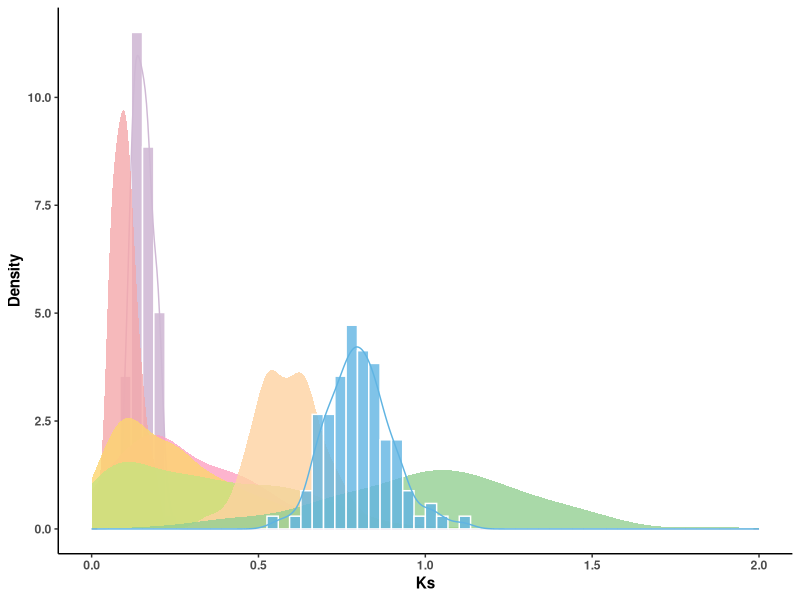
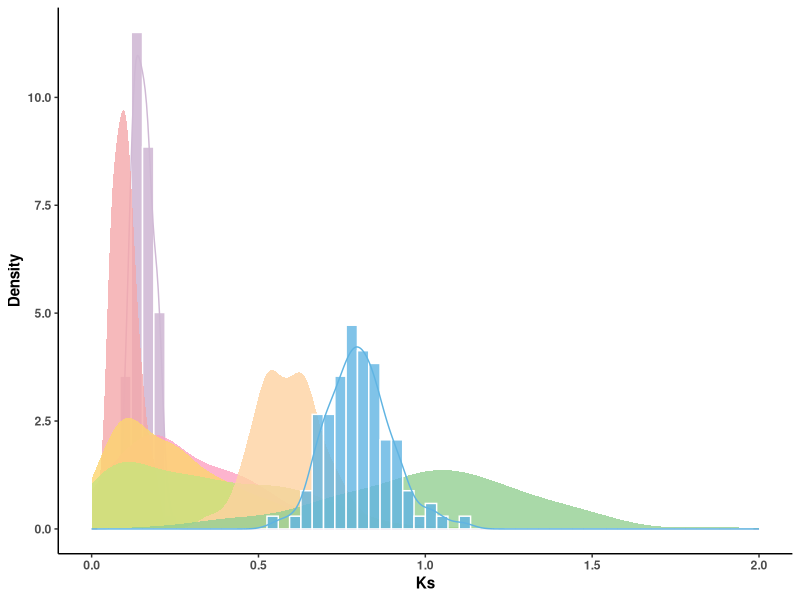

These figures' R source, in order:
# =============================================================================
# 同义替换率Ks密度直方图
# organized：线性脚本 + 中文分节；路径相对本条目目录
# =============================================================================
# =============================================================================


script_dir <- tryCatch(
  dirname(normalizePath(sys.frame(1)$ofile)),
  error = function(e) {
    args <- commandArgs(trailingOnly = FALSE)
    file_arg <- grep("^--file=", args, value = TRUE)
    if (length(file_arg)) dirname(normalizePath(sub("^--file=", "", file_arg))) else normalizePath(getwd())
  }
)
root <- if (basename(script_dir) == "code") dirname(script_dir) else script_dir
# 数据路径：file.path(root, "data", ...)
out_dir <- file.path(root, "output", "figures")
dir.create(out_dir, recursive = TRUE, showWarnings = FALSE)

# 载入R包：
library(ggplot2)

suppressPackageStartupMessages({
  library(ggplot2)
  library(dplyr)
  library(tidyr)
  library(readr)
  library(tibble)
  library(stringr)
  library(forcats)
})


######## 构造模拟数据 ---------------
data <- data.frame(Cmo_Cse = rnorm(100, mean = 0.15, sd = 0.03),
                   Cmotri_Cmotri = rnorm(100, mean = 0.1, sd = 0.04),
                   Cse_Cse = rnorm(100, mean = 0.2, sd = 0.2),
                   Cmo_Cmo = rnorm(100, mean = 0.15, sd = 0.2),
                   Cna_Cna = rnorm(100, mean = 0.2, sd = 0.3),
                   Han_Han = rnorm(100, mean = 0.6, sd = 0.1),
                   Ccar_Ccar = rnorm(100, mean = 1, sd = 0.3),
                   Cmo_Ccar = rnorm(100, mean = 0.8, sd = 0.1))
head(data)
#     Cmo_Cse Cmotri_Cmotri     Cse_Cse   Cmo_Cmo    Cna_Cna   Han_Han Ccar_Ccar
# 1 0.1609222    0.05261231  0.16892730 0.1284194 -0.1312250 0.6101697 0.6331818
# 2 0.1404127    0.11737022  0.40848584 0.1803633 -0.2079286 0.6551174 0.9060431
# 3 0.1687347    0.09937649 -0.10444116 0.4073475  0.1882052 0.5268000 1.0351207
# 4 0.1203003    0.10224016  0.13193332 0.2518172 -0.1600887 0.8196790 1.8970021
# 5 0.1731269    0.04150252  0.08036157 0.1634842  0.4217774 0.6291792 1.4272142
# 6 0.1757105    0.10123956  0.18602537 0.6402353 -0.1095695 0.6001141 0.5667011

colors <- c("#d0b9d5", "#f4a7aa", "#fca1c2", "#fcd46e",
            "#c8e27f", "#fed2a1", "#94cf92", "#60b4e2")

######## 整体一张图 -- 普通 -----------------
p <- ggplot(data)+
  geom_histogram(aes(x = Cmo_Cse, y=after_stat(density)),
                 color = "white", fill = colors[1], bins = 60,
                 alpha = 0.9)+
  geom_density(aes(x = Cmo_Cse),
               color = colors[1], fill = NA)+
  ylab("Density")+
  xlab("Ks")+
  xlim(0,2)+
  scale_y_continuous(breaks = seq(0, 15, 2.5))+
  theme_classic()+
  theme(text = element_text(face = "bold"))

for (i in 2:ncol(data)) {
  tmp_data <- data
  colnames(tmp_data)[i] <- "X"
  if (i == 8) {
    p <- p +
      geom_histogram(data = tmp_data, aes(x = X, y=after_stat(density)),
                     color = "white", fill = colors[i], bins = 60,
                     alpha = 0.8)+
      geom_density(data = tmp_data, aes(x = X),
                   color = colors[i], fill = NA)

  } else {
    p <- p +
      geom_density(data = tmp_data, aes(x = X),
                   color = NA, fill = colors[i],
                   alpha = 0.8)
  }
}

p

ragg::agg_png(file.path(out_dir, "ks_density.png"), width = 6, height = 4, units = "in", res = 300)
print(last_plot())
dev.off()
file.copy(file.path(out_dir, "ks_density.png"), file.path(root, "preview.png"), overwrite = TRUE)
ggsave(file.path(out_dir, "ks_density.pdf"), last_plot(), width = 6, height = 4)
